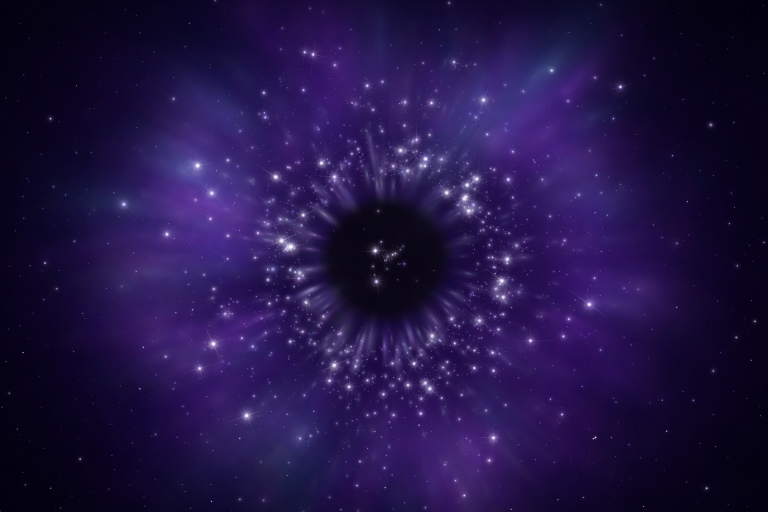
#> input picture LumenLingo/Starburst Galaxy.png, 1536 x 1024 px, found by its file name (shown at 1/2 size)
$ python verify_starburst_v1.py
#> lines starting #> are read from the running program, lines starting #| are printed output that depends on the picture; after the words box and inside, x2 and y2 are one past the last pixel; in counts of white or black regions, pixels touching at a corner belong together; pictures that were not available may be replaced by others from this repository, and a replacement may not be noted
from __future__ import annotations

import argparse
import json
import math
from pathlib import Path
from typing import Any

import numpy as np
from PIL import Image


LUMA_WEIGHTS = np.array([0.2126, 0.7152, 0.0722], dtype=np.float32)


def center_crop_to_ratio(img: Image.Image, ratio: float) -> Image.Image:
    img_ratio = img.width / img.height
    if img_ratio > ratio:
        new_w = int(img.height * ratio)
        left = (img.width - new_w) // 2
        return img.crop((left, 0, left + new_w, img.height))

    new_h = int(img.width / ratio)
    top = (img.height - new_h) // 2
    return img.crop((0, top, img.width, top + new_h))


def smooth_circular(values: np.ndarray, passes: int = 2) -> np.ndarray:
    kernel = np.array([1.0, 2.0, 3.0, 2.0, 1.0], dtype=np.float32)
    kernel /= kernel.sum()
    out = values.astype(np.float32)
    pad = len(kernel) // 2
    for _ in range(passes):
        padded = np.concatenate([out[-pad:], out, out[:pad]])
        out = np.convolve(padded, kernel, mode="valid")
    return out


def colorfulness(arr: np.ndarray) -> float:
    rg = arr[:, :, 0] - arr[:, :, 1]
    yb = 0.5 * (arr[:, :, 0] + arr[:, :, 1]) - arr[:, :, 2]
    std_rg, std_yb = np.std(rg), np.std(yb)
    mean_rg, mean_yb = np.mean(rg), np.mean(yb)
    return float(np.sqrt(std_rg**2 + std_yb**2) + 0.3 * np.sqrt(mean_rg**2 + mean_yb**2))


def circular_peak_metrics(profile: np.ndarray) -> dict[str, float]:
    mean = float(np.mean(profile))
    std = float(np.std(profile))
    threshold = mean + std * 0.35
    n = len(profile)
    peaks: list[int] = []

    for i in range(n):
        prev_v = profile[(i - 1) % n]
        curr_v = profile[i]
        next_v = profile[(i + 1) % n]
        if curr_v >= prev_v and curr_v > next_v and curr_v > threshold:
            peaks.append(i)

    widths: list[int] = []
    for peak in peaks:
        height = profile[peak]
        half = mean + (height - mean) * 0.45
        width = 1
        j = (peak - 1) % n
        while j != peak and profile[j] > half:
            width += 1
            j = (j - 1) % n
        j = (peak + 1) % n
        while j != peak and profile[j] > half:
            width += 1
            j = (j + 1) % n
        widths.append(width)

    return {
        "peak_count": float(len(peaks)),
        "mean_peak_width_bins": float(np.mean(widths)) if widths else 0.0,
        "peak_threshold": threshold,
        "profile_mean": mean,
        "profile_std": std,
    }


def rgb_to_hsv_np(arr: np.ndarray) -> np.ndarray:
    r = arr[:, :, 0]
    g = arr[:, :, 1]
    b = arr[:, :, 2]
    cmax = np.max(arr, axis=2)
    cmin = np.min(arr, axis=2)
    delta = cmax - cmin

    hue = np.zeros_like(cmax)
    mask = delta > 1e-6

    rmask = mask & (cmax == r)
    gmask = mask & (cmax == g)
    bmask = mask & (cmax == b)

    hue[rmask] = ((g[rmask] - b[rmask]) / delta[rmask]) % 6.0
    hue[gmask] = ((b[gmask] - r[gmask]) / delta[gmask]) + 2.0
    hue[bmask] = ((r[bmask] - g[bmask]) / delta[bmask]) + 4.0
    hue /= 6.0

    sat = np.zeros_like(cmax)
    nonzero = cmax > 1e-6
    sat[nonzero] = delta[nonzero] / cmax[nonzero]

    val = cmax
    return np.stack([hue, sat, val], axis=2)


def weighted_hue_entropy(hsv: np.ndarray, mask: np.ndarray) -> float:
    hue = hsv[:, :, 0][mask]
    sat = hsv[:, :, 1][mask]
    val = hsv[:, :, 2][mask]
    if hue.size == 0:
        return 0.0

    weights = sat * np.clip(val, 0.0, 1.0)
    bins = np.linspace(0.0, 1.0, 19)
    hist, _ = np.histogram(hue, bins=bins, weights=weights)
    total = hist.sum()
    if total <= 1e-8:
        return 0.0
    probs = hist / total
    probs = probs[probs > 1e-8]
    return float(-(probs * np.log2(probs)).sum())


def angular_profile(values: np.ndarray, theta: np.ndarray, mask: np.ndarray, bins: int = 180) -> np.ndarray:
    profile = np.zeros(bins, dtype=np.float32)
    counts = np.zeros(bins, dtype=np.float32)
    theta_vals = theta[mask]
    value_vals = values[mask]
    idx = np.floor((theta_vals / (2.0 * math.pi)) * bins).astype(int) % bins
    np.add.at(profile, idx, value_vals)
    np.add.at(counts, idx, 1)
    counts = np.maximum(counts, 1.0)
    return profile / counts


def analyze(ref_path: Path, render_path: Path, size: tuple[int, int] = (512, 341)) -> dict[str, Any]:
    ref = Image.open(ref_path).convert("RGB")
    render = Image.open(render_path).convert("RGB")
    ratio = ref.width / ref.height
    render = center_crop_to_ratio(render, ratio)
    ref = ref.resize(size, Image.Resampling.LANCZOS)
    render = render.resize(size, Image.Resampling.LANCZOS)

    ref_np = np.asarray(ref).astype(np.float32) / 255.0
    render_np = np.asarray(render).astype(np.float32) / 255.0
    ref_l = ref_np @ LUMA_WEIGHTS
    render_l = render_np @ LUMA_WEIGHTS

    h, w = ref_l.shape
    cx, cy = (w - 1) / 2.0, (h - 1) / 2.0
    max_r = min(cx, cy)
    y, x = np.indices((h, w), dtype=np.float32)
    dx = x - cx
    dy = y - cy
    r = np.sqrt(dx * dx + dy * dy) / max_r
    theta = (np.arctan2(dy, dx) + 2.0 * math.pi) % (2.0 * math.pi)

    radial_bins = np.linspace(0.0, 1.0, 65)
    centers = (radial_bins[:-1] + radial_bins[1:]) / 2.0
    ref_prof = []
    render_prof = []
    for i in range(len(radial_bins) - 1):
        m = (r >= radial_bins[i]) & (r < radial_bins[i + 1])
        ref_prof.append(float(ref_l[m].mean()))
        render_prof.append(float(render_l[m].mean()))
    ref_prof = np.array(ref_prof)
    render_prof = np.array(render_prof)

    ring_zone = (centers > 0.15) & (centers < 0.60)
    ref_peak_idx = int(np.argmax(ref_prof[ring_zone]))
    render_peak_idx = int(np.argmax(render_prof[ring_zone]))
    ring_centers = centers[ring_zone]

    ref_hsv = rgb_to_hsv_np(ref_np)
    render_hsv = rgb_to_hsv_np(render_np)

    filament_annulus = (r > 0.30) & (r < 0.58)
    ref_ang = smooth_circular(angular_profile(ref_l, theta, filament_annulus, 180), passes=2)
    render_ang = smooth_circular(angular_profile(render_l, theta, filament_annulus, 180), passes=2)
    ref_fil = circular_peak_metrics(ref_ang)
    render_fil = circular_peak_metrics(render_ang)

    outer_annulus = (r > 0.46) & (r < 0.88)
    inner_annulus = (r < 0.16)
    ring_annulus = (r > 0.22) & (r < 0.40)

    ref_colorfulness = colorfulness(ref_np)
    render_colorfulness = colorfulness(render_np)

    result: dict[str, Any] = {
        "reference_colorfulness": ref_colorfulness,
        "render_colorfulness": render_colorfulness,
        "reference_inner_luma": float(ref_l[inner_annulus].mean()),
        "render_inner_luma": float(render_l[inner_annulus].mean()),
        "reference_ring_luma": float(ref_l[ring_annulus].mean()),
        "render_ring_luma": float(render_l[ring_annulus].mean()),
        "reference_outer_luma": float(ref_l[outer_annulus].mean()),
        "render_outer_luma": float(render_l[outer_annulus].mean()),
        "reference_peak_radius": float(ring_centers[ref_peak_idx]),
        "render_peak_radius": float(ring_centers[render_peak_idx]),
        "reference_peak_luma": float(ref_prof[ring_zone][ref_peak_idx]),
        "render_peak_luma": float(render_prof[ring_zone][render_peak_idx]),
        "reference_filament_peak_count": ref_fil["peak_count"],
        "render_filament_peak_count": render_fil["peak_count"],
        "reference_filament_width": ref_fil["mean_peak_width_bins"],
        "render_filament_width": render_fil["mean_peak_width_bins"],
        "reference_outer_hue_entropy": weighted_hue_entropy(ref_hsv, outer_annulus),
        "render_outer_hue_entropy": weighted_hue_entropy(render_hsv, outer_annulus),
        "mad": float(np.mean(np.abs(ref_np - render_np))),
        "radial_err": float(np.mean(np.abs(ref_prof - render_prof))),
    }

    result["rough_similarity_score"] = max(
        0.0,
        100.0
        - (
            result["mad"] * 90.0
            + result["radial_err"] * 120.0
            + abs(result["reference_peak_radius"] - result["render_peak_radius"]) * 50.0
            + max(0.0, result["reference_filament_width"] - result["render_filament_width"]) * 0.8
        ),
    )

    return result


def main() -> None:
    parser = argparse.ArgumentParser(description="Verify Starburst screenshot against reference image")
    parser.add_argument(
        "--reference",
        type=Path,
        default=Path("/Users/sebastiansiemianowski/RubymineProjects/lumen-lingo-swift/LumenLingo/Starburst Galaxy.png"),
    )
    parser.add_argument(
        "--render",
        type=Path,
        default=Path("/tmp/lumen_verify/starburst_verify_current.png"),
    )
    parser.add_argument("--json", action="store_true", help="Print JSON only")
    args = parser.parse_args()

    result = analyze(args.reference, args.render)
#> in analyze, ref is the input picture: PIL image 1536x1024 RGB; mean R, G, B 34, 20, 70.4
#> in analyze, `theta = (np.arctan2(dy, dx) + 2.0 * math.pi) % (2.0 * math.pi)`:
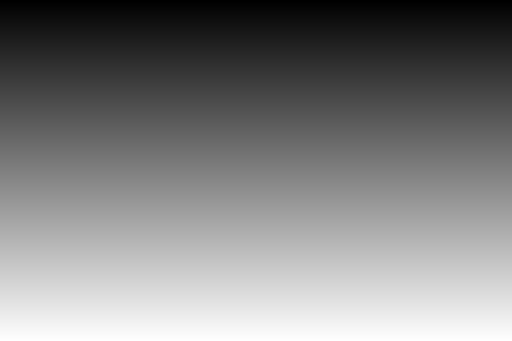
#> dy: shape (341, 512) float32; min -170, max 170, mean 0; drawn with min black and max white
#> after the loop in analyze, `for i in range(len(radial_bins) - 1):`: ref_prof = 64 values, max 0.218 at index 22, min 0.033 at index 9, mean 0.14; render_prof has the same summary as ref_prof
#> in analyze, `ref_peak_idx = int(np.argmax(ref_prof[ring_zone]))`: ref_peak_idx = 12
#> in rgb_to_hsv_np, `mask = delta > 1e-6`:
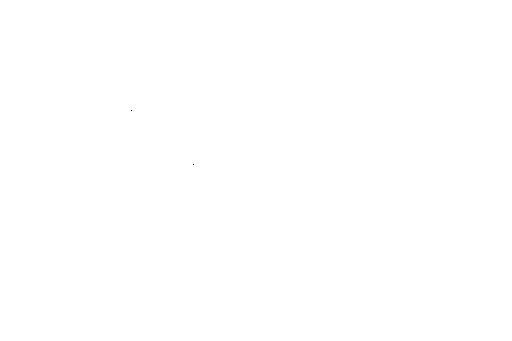
#> mask: shape (341, 512) bool; 100% white; black in thin lines or dots, all inside (x1, y1, x2, y2) = (131, 110, 194, 165)
#> in rgb_to_hsv_np, `rmask = mask & (cmax == r)`: rmask: shape (341, 512) bool; every value is 0
#> in rgb_to_hsv_np, `hue[rmask] = ((g[rmask] - b[rmask]) / delta[rmask]) % 6.0`: hue: shape (341, 512) float32; every value is 0
#> in rgb_to_hsv_np, `hue /= 6.0`:
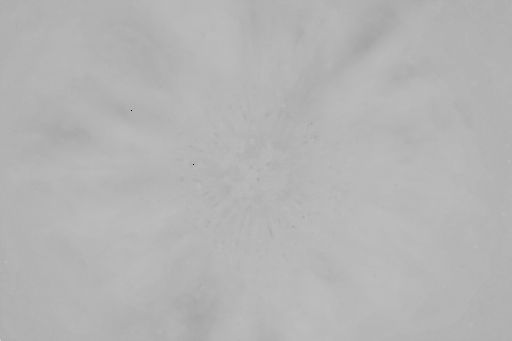
#> hue: shape (341, 512) float32; min 0, max 0.815, mean 0.71
#> in rgb_to_hsv_np, `nonzero = cmax > 1e-6`: nonzero: shape (341, 512) bool; every value is 1
#> in rgb_to_hsv_np, `sat[nonzero] = delta[nonzero] / cmax[nonzero]`:
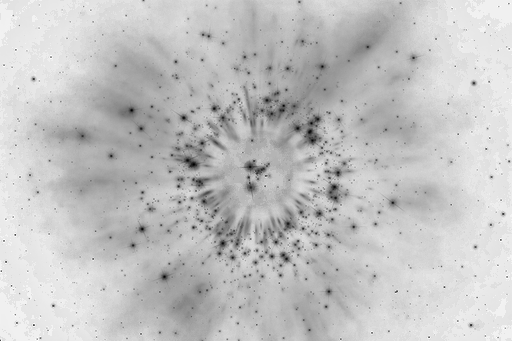
#> sat: shape (341, 512) float32; min 0, max 1, mean 0.764
#> in rgb_to_hsv_np, `return np.stack([hue, sat, val], axis=2)`:
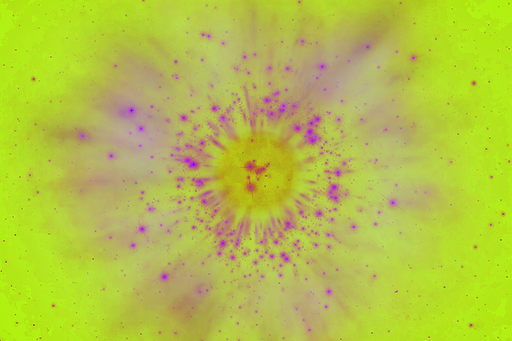
#> returned value: shape (341, 512, 3) float32; mean of channels 0, 1, 2 0.71, 0.764, 0.276; drawn as R, G, B
#> in smooth_circular, `out = values.astype(np.float32)`: out = 180 values, max 0.319 at index 93, min 0.0952 at index 46, mean 0.179
#> in analyze, `ref_ang = smooth_circular(angular_profile(ref_l, theta, filament_annul..`: ref_ang = 180 values, max 0.271 at index 93, min 0.125 at index 175, mean 0.179
#> in analyze, `render_ang = smooth_circular(angular_profile(render_l, theta, filament..`: render_ang has the same summary as ref_ang
#> in circular_peak_metrics, `mean = float(np.mean(profile))`: mean = 0.179
#> in circular_peak_metrics, `std = float(np.std(profile))`: std = 0.0331
#> in circular_peak_metrics, `threshold = mean + std * 0.35`: threshold = 0.19
#> in circular_peak_metrics, `n = len(profile)`: n = 180
#> the loop in circular_peak_metrics, `for i in range(n):` made 180 passes
#> (prev_v, curr_v, next_v) on passes 1 to 3: (0.15, 0.154, 0.15), (0.154, 0.15, 0.143), (0.15, 0.143, 0.141)
#> after the loop in circular_peak_metrics, `for i in range(n):`: peaks = [7, 36, 53, 57, 93, 118, 146, 160]
#> the loop in circular_peak_metrics, `for peak in peaks:` made 8 passes
#> (peak, height, half) on passes 1 to 8: (7, 0.193, 0.185), (36, 0.207, 0.191), (53, 0.197, 0.187), (57, 0.214, 0.194), (93, 0.271, 0.22), (118, 0.206, 0.191), (146, 0.241, 0.207), (160, 0.245, 0.209)
#> after the loop in circular_peak_metrics, `for peak in peaks:`: widths = [2, 4, 8, 8, 9, 4, 14, 10]
#> in analyze, `ref_fil = circular_peak_metrics(ref_ang)`: ref_fil = {'peak_count': 8, 'mean_peak_width_bins': 7.38, 'peak_threshold': 0.19, 'profile_mean': 0.179, 'profile_std': 0.0331}
#> the loop in circular_peak_metrics (call 2), `for i in range(n):` made 180 passes
#> the loop in circular_peak_metrics (call 2), `for peak in peaks:` made 8 passes
#> in analyze, `render_fil = circular_peak_metrics(render_ang)`: render_fil has the same summary as ref_fil
#> in colorfulness, `rg = arr[:, :, 0] - arr[:, :, 1]`:
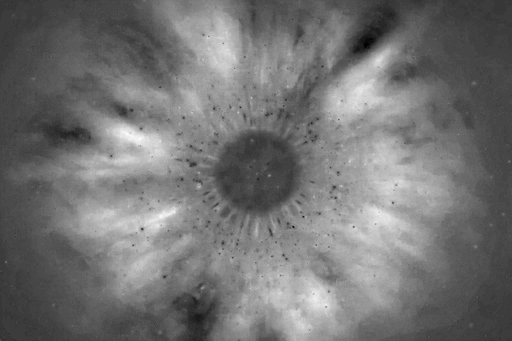
#> rg: shape (341, 512) float32; min -0.0353, max 0.165, mean 0.0549; drawn with min black and max white
#> in colorfulness, `yb = 0.5 * (arr[:, :, 0] + arr[:, :, 1]) - arr[:, :, 2]`:
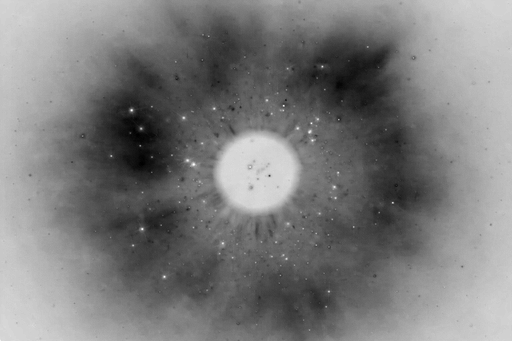
#> yb: shape (341, 512) float32; min -0.331, max 0, mean -0.17; drawn with min black and max white
#> in colorfulness, `std_rg, std_yb = np.std(rg), np.std(yb)`: std_rg = 0.0328; std_yb = 0.0658
#> in colorfulness, `mean_rg, mean_yb = np.mean(rg), np.mean(yb)`: mean_rg = 0.0549; mean_yb = -0.17
#> in analyze, `ref_colorfulness = colorfulness(ref_np)`: ref_colorfulness = 0.127
#> in weighted_hue_entropy, `hist, _ = np.histogram(hue, bins=bins, weights=weights)`: hist = 18 values, max 8574.2 at index 12, min 0 at index 0, mean 797.6
#> in weighted_hue_entropy, `total = hist.sum()`: total = 14357.7
#> in weighted_hue_entropy, `probs = hist / total`: probs = 18 values, max 0.597 at index 12, min 0 at index 0, mean 0.0556
#> in weighted_hue_entropy, `probs = probs[probs > 1e-8]`: probs = [0.000309, 0.597, 0.403]
#> result = 21 items
    if args.json:
        print(json.dumps(result, indent=2, sort_keys=True))
        return

    for key, value in result.items():
        if isinstance(value, float):
            print(f"{key}={value:.4f}")
        else:
            print(f"{key}={value}")
#> this loop made 21 passes
#> (key, value) on passes 1 to 12: ('reference_colorfulness', 0.127), ('render_colorfulness', 0.127), ('reference_inner_luma', 0.0534), ('render_inner_luma', 0.0534), ('reference_ring_luma', 0.161), ('render_ring_luma', 0.161), ('reference_outer_luma', 0.169), ('render_outer_luma', 0.169), ('reference_peak_radius', 0.352), ('render_peak_radius', 0.352), ('reference_peak_luma', 0.218), ('render_peak_luma', 0.218)
#| reference_colorfulness=0.1272
#| render_colorfulness=0.1272
#| reference_inner_luma=0.0534
#| render_inner_luma=0.0534
#| reference_ring_luma=0.1610
#| render_ring_luma=0.1610
#| reference_outer_luma=0.1691
#| render_outer_luma=0.1691
#> (further printed lines are left out)


if __name__ == "__main__":
    main()
